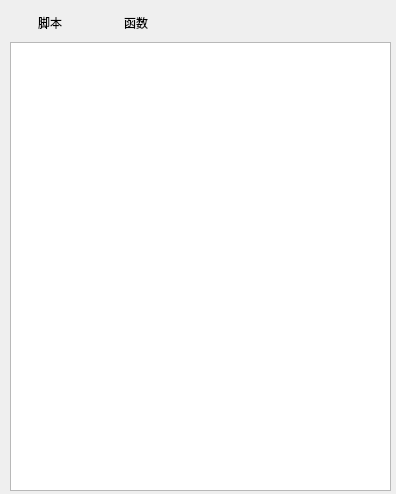
<?xml version="1.0" encoding="UTF-8"?>
<ui version="4.0">
 <class>KismetStructWindow</class>
 <widget class="QWidget" name="KismetStructWindow">
  <property name="geometry">
   <rect>
    <x>0</x>
    <y>0</y>
    <width>396</width>
    <height>494</height>
   </rect>
  </property>
  <property name="minimumSize">
   <size>
    <width>300</width>
    <height>400</height>
   </size>
  </property>
  <property name="windowTitle">
   <string>脚本</string>
  </property>
  <property name="windowIcon">
   <iconset resource="orion2.qrc">
    <normaloff>:/images/unique32.png</normaloff>:/images/unique32.png</iconset>
  </property>
  <widget class="QWidget" name="layoutWidget">
   <property name="geometry">
    <rect>
     <x>10</x>
     <y>10</y>
     <width>381</width>
     <height>481</height>
    </rect>
   </property>
   <layout class="QVBoxLayout" name="verticalLayout">
    <item>
     <layout class="QHBoxLayout" name="horizontalLayout">
      <item>
       <widget class="QPushButton" name="scriptpushButton">
        <property name="text">
         <string>脚本</string>
        </property>
        <property name="icon">
         <iconset resource="orion2.qrc">
          <normaloff>:/images/add_script.png</normaloff>:/images/add_script.png</iconset>
        </property>
        <property name="iconSize">
         <size>
          <width>24</width>
          <height>24</height>
         </size>
        </property>
        <property name="flat">
         <bool>true</bool>
        </property>
       </widget>
      </item>
      <item>
       <widget class="QPushButton" name="funcpushButton">
        <property name="text">
         <string>函数</string>
        </property>
        <property name="icon">
         <iconset resource="orion2.qrc">
          <normaloff>:/images/add_func.png</normaloff>:/images/add_func.png</iconset>
        </property>
        <property name="iconSize">
         <size>
          <width>24</width>
          <height>24</height>
         </size>
        </property>
        <property name="flat">
         <bool>true</bool>
        </property>
       </widget>
      </item>
      <item>
       <spacer name="horizontalSpacer">
        <property name="orientation">
         <enum>Qt::Horizontal</enum>
        </property>
        <property name="sizeHint" stdset="0">
         <size>
          <width>40</width>
          <height>20</height>
         </size>
        </property>
       </spacer>
      </item>
     </layout>
    </item>
    <item>
     <widget class="ScriptTreeWidget" name="scripttreeWidget">
      <property name="editTriggers">
       <set>QAbstractItemView::EditKeyPressed|QAbstractItemView::SelectedClicked</set>
      </property>
      <property name="iconSize">
       <size>
        <width>24</width>
        <height>24</height>
       </size>
      </property>
      <attribute name="headerVisible">
       <bool>false</bool>
      </attribute>
      <column>
       <property name="text">
        <string notr="true">1</string>
       </property>
      </column>
     </widget>
    </item>
   </layout>
  </widget>
 </widget>
 <customwidgets>
  <customwidget>
   <class>ScriptTreeWidget</class>
   <extends>QTreeWidget</extends>
   <header>scripttreewidget.h</header>
  </customwidget>
 </customwidgets>
 <resources>
  <include location="orion2.qrc"/>
 </resources>
 <connections/>
</ui>
